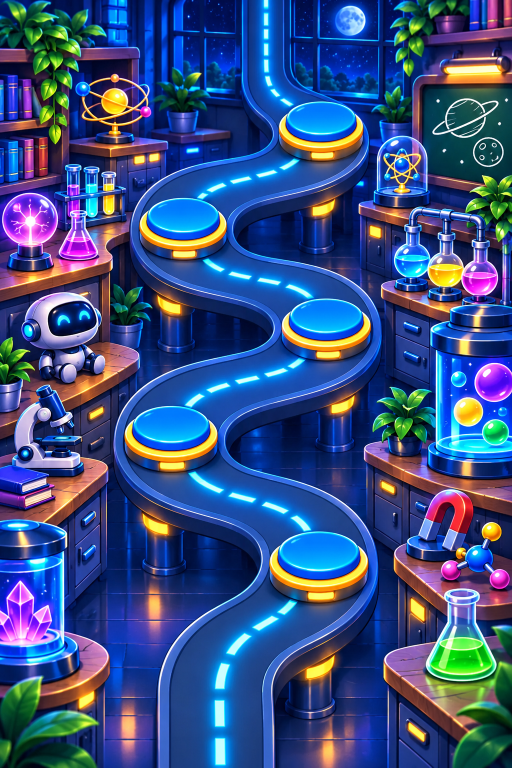
#> input picture store/art/gpt3b/world1-a.png, 1024 x 1536 px, given in place of world1-a.png.png, which was not available (shown at 1/2 size)
$ python map-art.py ../store/art/gpt3b/world1-a.png
#> lines starting #> are read from the running program, lines starting #| are printed output that depends on the picture; after the words box and inside, x2 and y2 are one past the last pixel; in counts of white or black regions, pixels touching at a corner belong together
#> in prepare, img is the input picture: PIL image 1024x1536 RGB; mean R, G, B 56.1, 79.9, 131.7
#!/usr/bin/env python3
"""Drawn level map (stage 3, GPT-3b pictures): prepares each picture for the game and marks its platforms.

For every store/art/gpt3b/<name>.png (1024×1536, a road from the bottom edge to the top edge, 5 empty platforms):
  1. measures the road where it crosses the bottom and the top edge (its centre line and width, from the rims);
  2. bends the last ~300 px at both ends so the road leaves every picture exactly in the middle and at one common
     width (ROAD_HW) — then any picture continues any other, and a picture mirrored left↔right still fits;
  3. finds the 5 platforms on the result (by the golden rim around the blue top) and fits the blue top as an ellipse;
  4. writes src/art/mapart/<name>.webp (≤ ~120 KB) and src/art/mapart/<name>.json (all coordinates as 0..1 fractions),
     plus src/art/mapart/index.json — the order of pictures the game stitches into one road;
  5. with --debug, writes qa-out/mapart/<name>-debug.png: the measured road, the platforms and the bent bands.

Usage: python3 tools/map-art.py [--debug] [names…]      (default: every PNG in store/art/gpt3b, in name order)
Needs Pillow, numpy, scipy.  Fails loudly when a picture does not have exactly 5 platforms or the road is not found.
"""
import json, os, sys
import numpy as np
from PIL import Image, ImageDraw
from scipy import ndimage as nd

ROOT = os.path.abspath(os.path.join(os.path.dirname(__file__), '..'))
SRC = os.path.join(ROOT, 'store/art/gpt3b')
OUT = os.path.join(ROOT, 'src/art/mapart')
DBG = os.path.join(ROOT, 'qa-out/mapart')

W, H0 = 1024, 1536         # the picture size the prompt asks for (others are resized to this first)
H = H0                     # the height being worked on (pictures are cropped at their empty ends)
ROAD_HW = 80               # common half-width of the road (rim centre to rim centre) where pictures meet
OV_PX = 60                 # rows where neighbouring pictures overlap and cross-fade (the seam); the road is fully bent there
TAPER_MIN, TAPER_MAX = 90, 170   # after the band the road eases into the drawn one over ~1.6 × the shift it has to undo
SLOPE = 0.5                # the road's direction across the seam (px sideways per row): a gentle diagonal, as between platforms
OUT_W = 864                # width of the shipped WebP (phones show it at 320–640 css px; painterly art holds up when upscaled)
MAX_KB = 120
CAP_HW = 0.63               # the tallest a platform's button can look (height / width) in the 3/4 view
CAP_FIX = (0.59, 0.445)    # a clean button's height / width and its flat top's ry / rx (measured on clean ones)


def hsv_of(img):
    a = np.asarray(img.convert('HSV')).astype(np.float32)
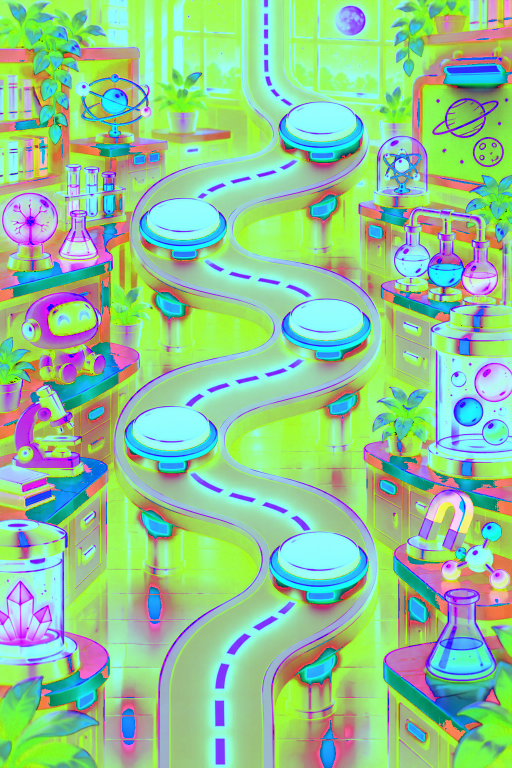
#> a: shape (1536, 1024, 3) float32 (shown at 1/2 size); mean R, G, B 146.6, 198, 149.7
    return a[..., 0] * (360 / 255), a[..., 1] / 255, a[..., 2] / 255


# ---------- road where it crosses an edge ----------
# [92 lines left out: functions road_rows, road_rows_dash, road_any, smooth_track, not called in this run]


def smoothstep(t): return t * t * (3 - 2 * t)


# [64 lines left out: functions dash_offset, bend_ends, not called in this run]


# ---------- platforms ----------
def platforms(img):
    """Platforms = a blue round button (the cap) standing on a golden ring, ~1/6 of the picture wide.
    The gold shows as a wide crescent under the cap; the cap is the big saturated-blue blob sitting on it.
    Returns the cap as an ellipse (the part the game tints and writes on) and the whole platform box (the tap area)."""
    Hh, S, V = hsv_of(img)
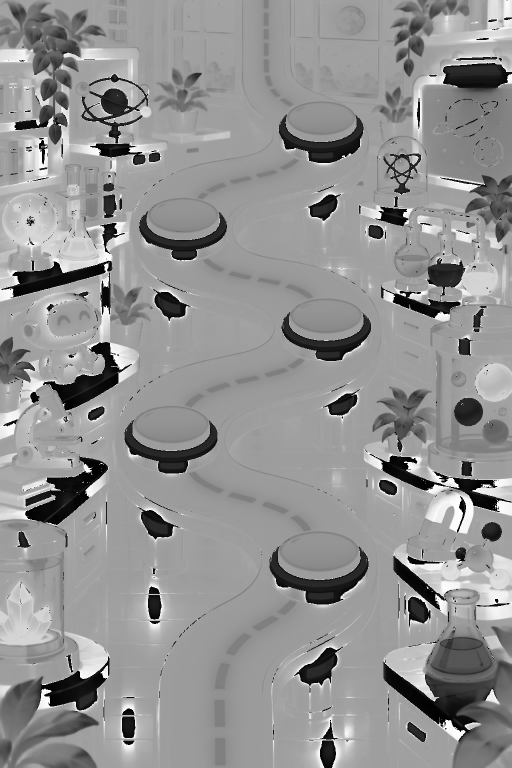
#> Hh: shape (1536, 1024) float32 (shown at 1/2 size); min 0, max 358.6, mean 206.5; drawn with min black and max white
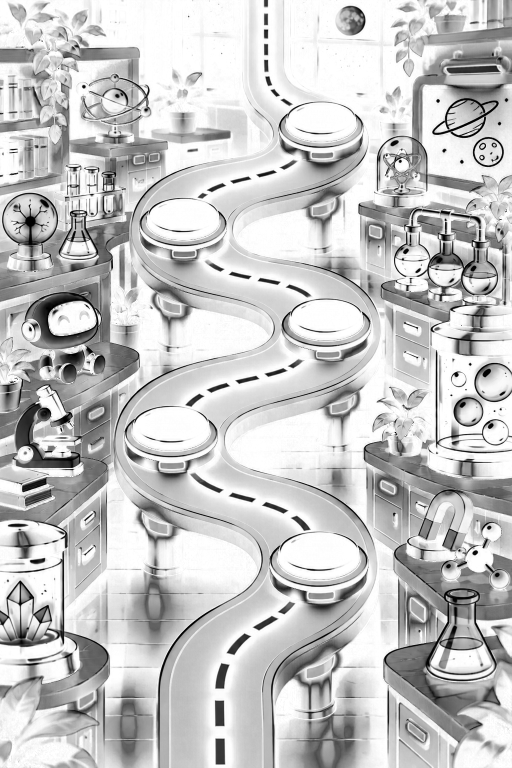
#> S: shape (1536, 1024) float32 (shown at 1/2 size); min 0, max 1, mean 0.775
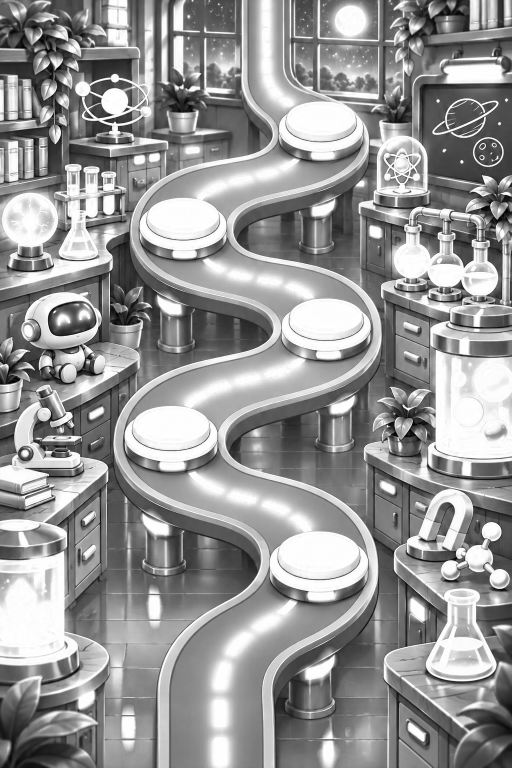
#> V: shape (1536, 1024) float32 (shown at 1/2 size); min 0, max 1, mean 0.586
    gold = (Hh > 25) & (Hh < 60) & (S > 0.55) & (V > 0.7)
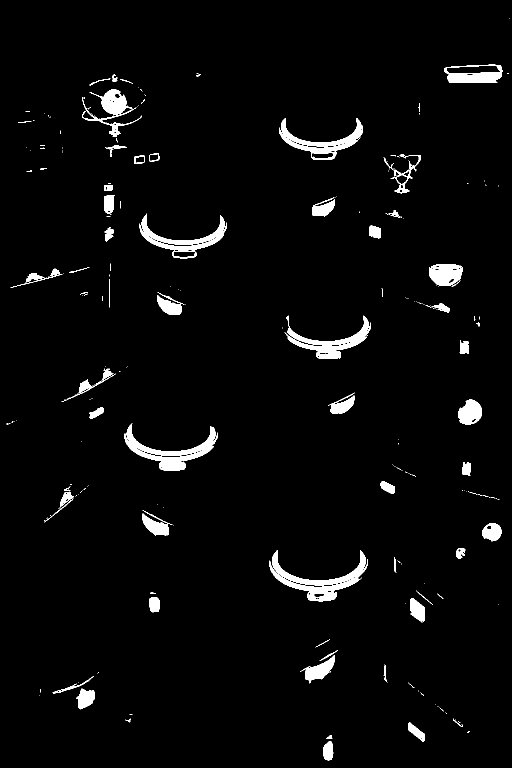
#> gold: shape (1536, 1024) bool (shown at 1/2 size); 3.2% white; 267 white regions (187 under 20 px), largest, box (x1, y1, x2, y2) and area: (539, 1100, 736, 1184) 4633, (249, 847, 435, 924) 4106, (279, 427, 453, 501) 3531
    gold = nd.binary_closing(gold, iterations=2)
#> gold: shape (1536, 1024) bool; 3.5% white; 184 white regions (120 under 20 px), largest, box (x1, y1, x2, y2) and area: (539, 1100, 736, 1203) 6083, (249, 847, 435, 942) 5436, (569, 631, 741, 718) 4517
    # the cap is bright (the road and floor around it are the same blue but darker); its flat top is lighter cyan-blue
    # (hue < 215), its side deeper blue; white highlights are closed over
    cap_m = (Hh > 191) & (Hh < 235) & (S > 0.9) & (V > 0.86)
#> cap_m: shape (1536, 1024) bool; 7.4% white; 733 white regions (547 under 20 px), largest, box (x1, y1, x2, y2) and area: (557, 1066, 719, 1158) 10594, (266, 815, 419, 900) 9544, (579, 600, 726, 680) 8466
    lab, n = nd.label(gold)
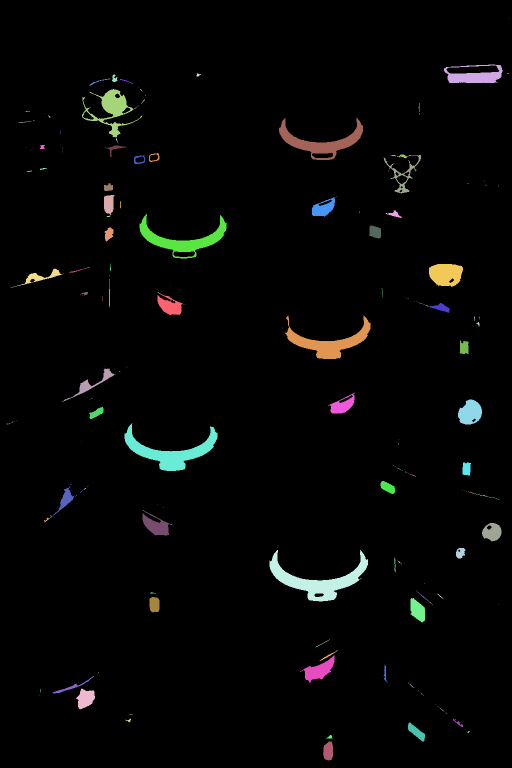
#> lab: shape (1536, 1024) int32 (shown at 1/2 size); 322 distinct labels, from 0 to 321; one colour per label, 0 black
#> n = 321
    found = []
    for i, sl in enumerate(nd.find_objects(lab), 1):
        ys, xs = sl
        w, h = xs.stop - xs.start, ys.stop - ys.start
        if not (0.12 * W < w < 0.26 * W and 1.5 < w / max(h, 1) < 3.6): continue
        if (lab[sl] == i).sum() < 0.0018 * W * H: continue
        # the cap: the blue blob over the middle of the ring (search a box from a bit above the ring to its middle)
        y0, y1 = max(0, ys.start - h), ys.start + h * 2 // 3
        sub = nd.binary_closing(cap_m[y0:y1, xs], iterations=2)
        sub = nd.binary_fill_holes(nd.binary_opening(sub, iterations=2))
        cl, cn = nd.label(sub)
        if not cn: continue
        mid = cl[:, w // 2]
        ids = [v for v in np.unique(mid) if v]
        if not ids: continue
        best = max(ids, key=lambda v: (cl == v).sum())
        cap = cl == best
        cy_, cx_ = np.nonzero(cap)
        cw = cx_.max() - cx_.min() + 1
        if cw < 0.6 * w: continue                         # a lamp or a stripe, not a platform
        cx0, cx1 = xs.start + cx_.min(), xs.start + cx_.max() + 1
        cy0, cy1 = y0 + cy_.min(), y0 + cy_.max() + 1
        # a round button seen at this angle is at most ~0.62 as tall as wide; a taller blob means the bright road or
        # its glow above the button merged in — cut it from the top (the bottom, sitting on the gold, is reliable)
        merged = cy1 - cy0 > CAP_HW * cw
        if merged:
            # the button's side (the lowest quarter of the blob) is clean: take the width from there
            low = cy_ >= (cy1 - y0) - 0.22 * cw
            cx0, cx1 = xs.start + cx_[low].min(), xs.start + cx_[low].max() + 1
            cw = cx1 - cx0
            cy0 = int(cy1 - CAP_FIX[0] * cw)
            keep = (cy_ + y0) >= cy0
            cap = cap.copy(); cap[: max(0, cy0 - y0), :] = False
            cy_, cx_ = cy_[keep], cx_[keep]
        # the flat top (lighter, hue < 215) is an ellipse: fitted from its own extent
        top = cap & (Hh[y0:y1, xs] < 215)
        ty, tx = np.nonzero(top) if top.sum() > 0.3 * cap.sum() else (cy_, cx_)
        rx = (cx1 - cx0) / 2
        if merged:                                   # the top of the blob is not the button: use clean proportions
            ry = CAP_FIX[1] * rx
            cx, cy = (cx0 + cx1) / 2, cy0 + ry
        else:
            ty0, ty1 = np.percentile(ty, 1), np.percentile(ty, 99)
            ry = (ty1 - ty0) / 2
            cx, cy = (cx0 + cx1) / 2, y0 + (ty0 + ty1) / 2
        bx0, by0 = min(xs.start, cx0), min(ys.start, cy0)
        bx1, by1 = max(xs.stop, cx1), max(ys.stop, cy1)
        found.append({'cx': cx, 'cy': cy, 'rx': rx, 'ry': ry, 'cap': [cx0, cy0, cx1 - cx0, cy1 - cy0],
                      'box': [bx0, by0, bx1 - bx0, by1 - by0]})
#> this loop made 321 passes
#> (w, h, y0, y1, cn, ids, best) on pass 32: (168, 84, 152, 292, 6, [5], 5)
#> cap: shape (171, 197) bool; 34.1% white; 1 white region, box (x1, y1, x2, y2) and area: (18, 62, 180, 161) 11484
#> sub: shape (171, 197) bool; 38.2% white; 2 white regions, box (x1, y1, x2, y2) and area: (18, 62, 180, 161) 11484, (2, 2, 86, 64) 1382
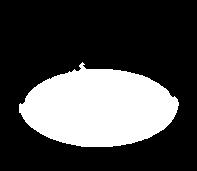
#> top: shape (171, 197) bool; 28.4% white; 1 white region, box (x1, y1, x2, y2) and area: (19, 62, 179, 147) 9575
#> after the loop, found = 5 items
    found.sort(key=lambda p: -p['cy'])   # bottom first: level 1 of the picture is the lowest platform
    if len(found) != 5:
        raise SystemExit(f'expected 5 platforms, found {len(found)}: ' + ', '.join(f"({p['cx']:.0f},{p['cy']:.0f})" for p in found))
    return found


def save_webp(img, path):
    """Quality 72 down to 44; a busy picture that is still over MAX_KB is saved a little narrower (the game scales
    every picture to the column width anyway, so the width does not change any coordinates)."""
    w0, h0 = img.size
    for w in (w0, 800, 736):
        im = img if w == w0 else img.resize((w, round(h0 * w / w0)), Image.LANCZOS)
        for q in range(72, 42, -2):
            im.save(path, 'WEBP', quality=q, method=6)
            kb = os.path.getsize(path) / 1024
            if kb <= MAX_KB: return kb, q, w
    return kb, q, w


# [28 lines left out: function crop_plan, not called in this run]


# ---------- road ends: transplant real road from between the picture's own platforms ----------
# Every picture has its platforms right, left, right, left, right from the bottom (p1..p5), and the second picture of
# each world is shown mirrored, so at every seam the road must go from a right platform to a left one — exactly like
# the road from p3 (right) to p4 (left) inside the picture. So the ends are rebuilt from the picture itself:
#   top:    the road just above p3, up to halfway to p4, is moved onto p5 (aligned on the platform);
#   bottom: the road just below p3, down to halfway to p2, is moved under p1.
# The picture is then cut at those halfway rows (plus half the overlap band). Two neighbouring pictures meet at the
# middle of a right→left stretch, made of two halves of real drawn road: the same length and shape as between levels.
# Only the middle of the width (the road and the floor around it) is moved; the props at the sides stay as drawn.
# Finally the road in the band is nudged onto one common line so both pictures' roads lie on top of each other.
X0, X1, XF = 220, 800, 60           # moved columns and their soft side edges
JF = 26                              # soft rows where the moved road joins the platform's own road
CANON = {'x': 512.0, 'k': None}      # the common road line at the seam: x at the seam, px sideways per row (set in main)


def dash_line(rgb, y0, y1, x_hint):
    """Fit the road's centre line x = a + k·(y − ymid) from the cyan dashes in rows y0..y1 near x_hint."""
    ys, xs = [], []
    for y in range(max(0, y0), min(rgb.shape[0], y1)):
        row = rgb[y]
        m = (row[:, 1] > 190) & (row[:, 2] > 225) & (row[:, 0] < 200)
        m[:X0] = False; m[X1:] = False
        xx = np.nonzero(m)[0]
        if len(xx) >= 3:
            ys.append(y); xs.append(np.median(xx))
    if len(ys) < 8: return None
    ys, xs = np.array(ys, float), np.array(xs, float)
    keep = np.abs(xs - x_hint) < 160
    for _ in range(3):
        if keep.sum() < 6: return None
        k, a = np.polyfit(ys[keep], xs[keep], 1)
        keep = np.abs(xs - (a + k * ys)) < 22
    ymid = (y0 + y1) / 2
    return a + k * ymid, k, ymid


def transplant(img, pads):
    """Rebuild both ends from the picture's own p3→p4 and p2→p3 road; returns the new (cropped) image, the seam
    rows (top, bottom) in it and what was moved."""
    rgb = np.asarray(img.convert('RGB')).astype(np.float32)
    p1, p2, p3, p4, p5 = pads                       # bottom first
    cy = lambda p: p['cy']
    half_top = (cy(p3) - cy(p4)) / 2                # p5 → seam above it
    half_bot = (cy(p2) - cy(p3)) / 2                # p1 → seam below it
    ov2 = OV_PX / 2
    top_cut = int(round(cy(p5) - half_top - ov2))
    bot_cut = int(round(cy(p1) + half_bot + ov2))
    if top_cut < 0 or bot_cut > H:
        raise SystemExit('the end platforms are too close to the edges to rebuild the road')
    out = rgb.copy()
    cols = np.arange(W, dtype=np.float32)
    wx = np.clip(np.minimum(cols - X0, X1 - cols) / XF, 0, 1)
    wx = wx * wx * (3 - 2 * wx)
    def move(dst_rows, dy, dx, join_row, upward):
        for y in dst_rows:
            sy = y + dy
            if not (0 <= sy < H): continue
            src = np.interp(cols - dx, cols, cols)                     # shift the row sideways by dx
            row = np.stack([np.interp(src, cols, rgb[int(sy), :, c]) for c in range(3)], 1)
            d = (join_row - y) if upward else (y - join_row)            # rows away from the platform
            wy = smoothstep(np.clip(d / JF, 0, 1))
            w = (wx * wy)[:, None]
            out[y] = out[y] * (1 - w) + row * w
    # top: rows above p5's button ← rows above p3's button
    j5 = int(p5['cap'][1]) + 6
    move(range(top_cut, j5), int(round(cy(p3) - cy(p5))), p5['cx'] - p3['cx'], j5, True)
    # bottom: rows below p1's platform ← rows below p3's platform
    b1 = int(p1['box'][1] + p1['box'][3]) - 10
    move(range(b1, bot_cut), int(round(cy(p3) - cy(p1))), p1['cx'] - p3['cx'], b1, False)
    new = out[top_cut:bot_cut]
    return new, {'cut': {'top': top_cut, 'bottom': H - bot_cut}}


def align_band(rgb, seam_y, sign, x_hint):
    """Shift the rows around the seam so the road's centre lies on the common line x = 512 + sign·k·(y − seam)."""
    fit = dash_line(rgb, int(seam_y - 70), int(seam_y + 70), x_hint)
    if fit is None: return rgb, None
    a, k, ymid = fit
    # an unreliable fit (props next to the road) keeps only the offset at the seam, with the common direction
    if abs(sign * k - CANON['k']) > 1.2: k = sign * CANON['k']; a = a  # noqa
    out = rgb.copy()
    cols = np.arange(W, dtype=np.float32)
    T = 70                                                            # rows over which the nudge fades out
    for y in range(max(0, int(seam_y - ov_half() - T)), min(rgb.shape[0], int(seam_y + ov_half() + T))):
        target = CANON['x'] + sign * CANON['k'] * (y - seam_y)
        cur = a + k * (y - ymid)
        dist = max(0.0, abs(y - seam_y) - ov_half())
        w = 1 - smoothstep(min(1.0, dist / T))
        dx = float(np.clip(target - cur, -36, 36)) * w
        if abs(dx) < 0.3: continue
        # shift the middle of the row; the sides stay put (soft)
        knots_dst = [0, X0 - XF, 512 + dx, X1 + XF, W - 1]
        knots_src = [0, X0 - XF, 512, X1 + XF, W - 1]
        src = np.interp(cols, knots_dst, knots_src)
        out[y] = np.stack([np.interp(src, cols, rgb[y, :, c]) for c in range(3)], 1)
    return out, (a, k)


def ov_half(): return OV_PX / 2


def prepare(name):
    """First pass: rebuild the ends and measure the road's direction at both seams."""
    img = Image.open(os.path.join(SRC, name + '.png')).convert('RGB')
    if img.size != (W, H0): img = img.resize((W, H0), Image.LANCZOS)
    global H
    H = H0
    pads = platforms(img)
#> pads = 5 items
#> (the rest of the program and of its run is left out)
